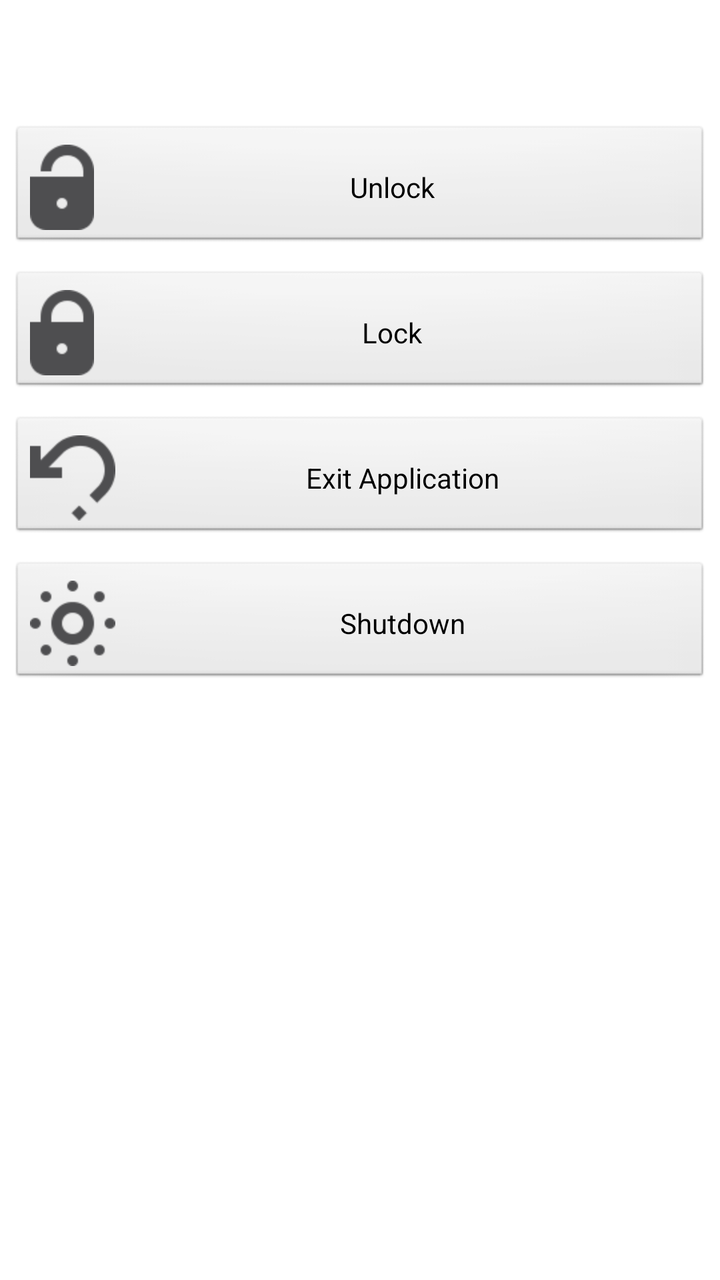
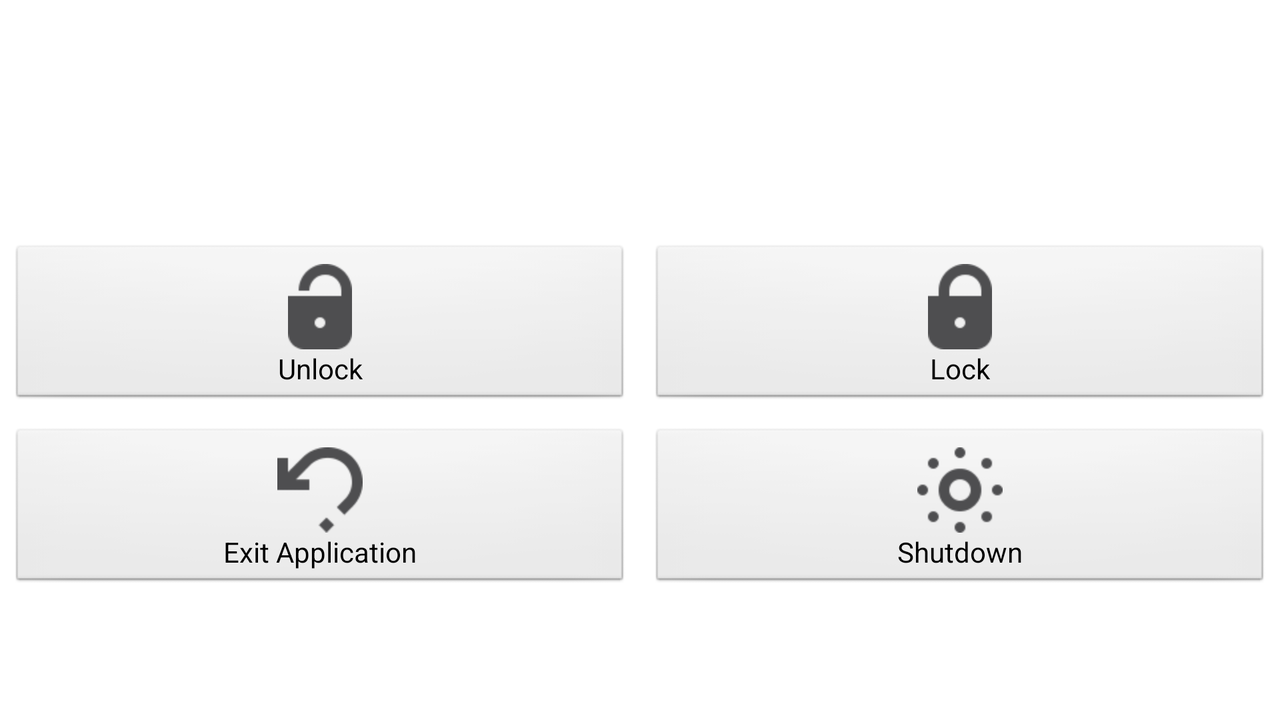

Two renders of one Android screen. The first uses the default layout on a phone; the second uses the alternative layout the repository ships for a different screen configuration, on a matching device. The two XML files are below.
<!-- AndroidManifest.xml: application theme AppTheme -->
<!-- res/layout/layout_remote.xml -->
<LinearLayout xmlns:android="http://schemas.android.com/apk/res/android"
    xmlns:tools="http://schemas.android.com/tools"
    android:layout_width="match_parent"
    android:layout_height="match_parent"
    android:background="?android:attr/colorBackground"
    android:orientation="vertical"
    tools:context=".RemoteActivity">
    
    <TextView android:id="@+id/remote_tv_computer_name" 
        android:layout_width="wrap_content" 
        android:layout_height="wrap_content" 
        android:padding="5dp"
        android:textAppearance="?android:attr/textAppearanceMedium"
        android:layout_gravity="center"/>
    
    <TextView android:id="@+id/remote_tv_computer_ip"
        android:layout_width="wrap_content"
        android:layout_height="wrap_content"
        android:padding="2dp"
        android:textAppearance="?android:attr/textAppearanceSmall"
        android:textStyle="italic"
        android:layout_gravity="center"/>    
        
    <Button
        android:id="@+id/remote_btn_unlock"
        android:layout_width="match_parent"
        android:layout_height="wrap_content"
        android:drawableLeft="@drawable/ic_btn_unlock"
        android:layout_margin="5dp"
        android:padding="10dp"
        android:text="@string/remote_btn_unlock_text" />

    <Button
        android:id="@+id/remote_btn_lock"
        android:layout_width="match_parent"
        android:layout_height="wrap_content"
        android:drawableLeft="@drawable/ic_btn_lock"
        android:layout_margin="5dp"
        android:padding="10dp"
        android:text="@string/remote_btn_lock_text" />
    
    <Button
        android:id="@+id/remote_btn_app_close"
        android:layout_width="match_parent"
        android:layout_height="wrap_content"
        android:drawableLeft="@drawable/ic_btn_app_close"
        android:layout_margin="5dp"
        android:padding="10dp"
        android:text="@string/remote_btn_app_close_text" />

    <Button
        android:id="@+id/remote_btn_shutdown"
        android:layout_width="match_parent"
        android:layout_height="wrap_content"
        android:drawableLeft="@drawable/ic_btn_shutdown"
        android:layout_margin="5dp"
        android:padding="10dp"
        android:text="@string/remote_btn_shutdown_text"/>

</LinearLayout>
<!-- resources referenced by this layout -->
<resources>
  <!-- drawable ic_btn_app_close: png bitmap (drawable-hdpi, 1701 bytes) -->
  <!-- drawable ic_btn_lock: png bitmap (drawable-hdpi, 1251 bytes) -->
  <!-- drawable ic_btn_shutdown: png bitmap (drawable-hdpi, 1735 bytes) -->
  <!-- drawable ic_btn_unlock: png bitmap (drawable-hdpi, 1259 bytes) -->
  <string name="remote_btn_app_close_text">Exit Application</string>
  <string name="remote_btn_lock_text">Lock</string>
  <string name="remote_btn_shutdown_text">Shutdown</string>
  <string name="remote_btn_unlock_text">Unlock</string>
  <style name="AppTheme" parent="AppBaseTheme">
                  
          <item name="android:actionDropDownStyle">@style/remotelocker.Widget.Holo.Spinner</item>
          <item name="android:spinnerDropDownItemStyle">@style/remotelocker.Widget.DropDownItem</item>        
      </style>
  <style name="AppBaseTheme" parent="android:Theme.Light">
          
      </style>
  <style name="remotelocker.Widget.Holo.Spinner" parent="@android:style/Widget.Holo.Light.Spinner">
          
      </style>
  <style name="remotelocker.Widget.DropDownItem" parent="@android:style/Widget.DropDownItem">
  	    <item name="android:textAppearance">@style/remotelocker.TextAppearance.Widget.DropDownItem</item>
  	</style>
  <style name="remotelocker.TextAppearance.Widget.DropDownItem" parent="@android:style/TextAppearance.Widget.DropDownItem">
  	    <item name="android:textColor">@android:color/black</item>
  	</style>
</resources>
<!-- res/layout-land/layout_remote.xml (the repository's variant of the layout above) -->
<!-- drawn on the phone turned sideways -->
<LinearLayout xmlns:android="http://schemas.android.com/apk/res/android"
    xmlns:tools="http://schemas.android.com/tools"
    android:layout_width="match_parent"
    android:layout_height="match_parent"
    android:background="?android:attr/colorBackground"
    android:orientation="vertical"
    tools:context=".RemoteActivity">
    
    <TextView android:id="@+id/remote_tv_computer_name" 
        android:layout_width="wrap_content" 
        android:layout_height="wrap_content" 
        android:padding="5dp"
        android:textAppearance="?android:attr/textAppearanceMedium"
        android:layout_gravity="center"/>
    
    <TextView android:id="@+id/remote_tv_computer_ip"
        android:layout_width="wrap_content"
        android:layout_height="wrap_content"
        android:padding="2dp"
        android:textAppearance="?android:attr/textAppearanceSmall"
        android:textStyle="italic"
        android:layout_gravity="center"/>    

    <RelativeLayout
        android:layout_width="match_parent"
        android:layout_height="match_parent" >

        
        <TextView
            android:layout_width="wrap_content"
            android:layout_height="wrap_content"
            android:visibility="gone" />

        <LinearLayout
            android:layout_width="match_parent"
            android:layout_height="wrap_content"
            android:layout_centerInParent="true" android:orientation="vertical">
            
            <LinearLayout 
                android:layout_width="match_parent"
                android:layout_height="wrap_content"
                android:orientation="horizontal">
                
                <Button
			        android:id="@+id/remote_btn_unlock"
			        android:layout_width="0dp"
			        android:layout_weight="1"
			        android:layout_height="wrap_content"
			        android:layout_margin="5dp"
			        android:padding="10dp"
			        android:text="@string/remote_btn_unlock_text"
			        android:drawableTop="@drawable/ic_btn_unlock"
			        style="?android:attr/borderlessButtonStyle"/>
			
			    <Button
			        android:id="@+id/remote_btn_lock"			        
			        android:layout_width="0dp"
			        android:layout_weight="1"
			        android:layout_height="wrap_content"
			        android:layout_margin="5dp"
			        android:padding="10dp"
			        android:text="@string/remote_btn_lock_text"
			        android:drawableTop="@drawable/ic_btn_lock"
			        style="?android:attr/borderlessButtonStyle"/>
                
            </LinearLayout>
            
            <LinearLayout 
                android:layout_width="match_parent"
                android:layout_height="wrap_content"
                android:orientation="horizontal">
			    
                <Button
			        android:id="@+id/remote_btn_app_close"
			        android:layout_width="0dp"
			        android:layout_weight="1"
			        android:layout_height="wrap_content"
			        android:layout_margin="5dp"
			        android:padding="10dp"
			        android:text="@string/remote_btn_app_close_text"
			        android:drawableTop="@drawable/ic_btn_app_close"
			        style="?android:attr/borderlessButtonStyle"/>
			
			    <Button
			        android:id="@+id/remote_btn_shutdown"
			        android:layout_width="0dp"
			        android:layout_weight="1"
			        android:layout_height="wrap_content"
			        android:layout_margin="5dp"
			        android:padding="10dp"
			        android:text="@string/remote_btn_shutdown_text"
			        android:drawableTop="@drawable/ic_btn_shutdown"
			        style="?android:attr/borderlessButtonStyle"/>
			    
            </LinearLayout>
            
        </LinearLayout>
        
    </RelativeLayout>

</LinearLayout>
